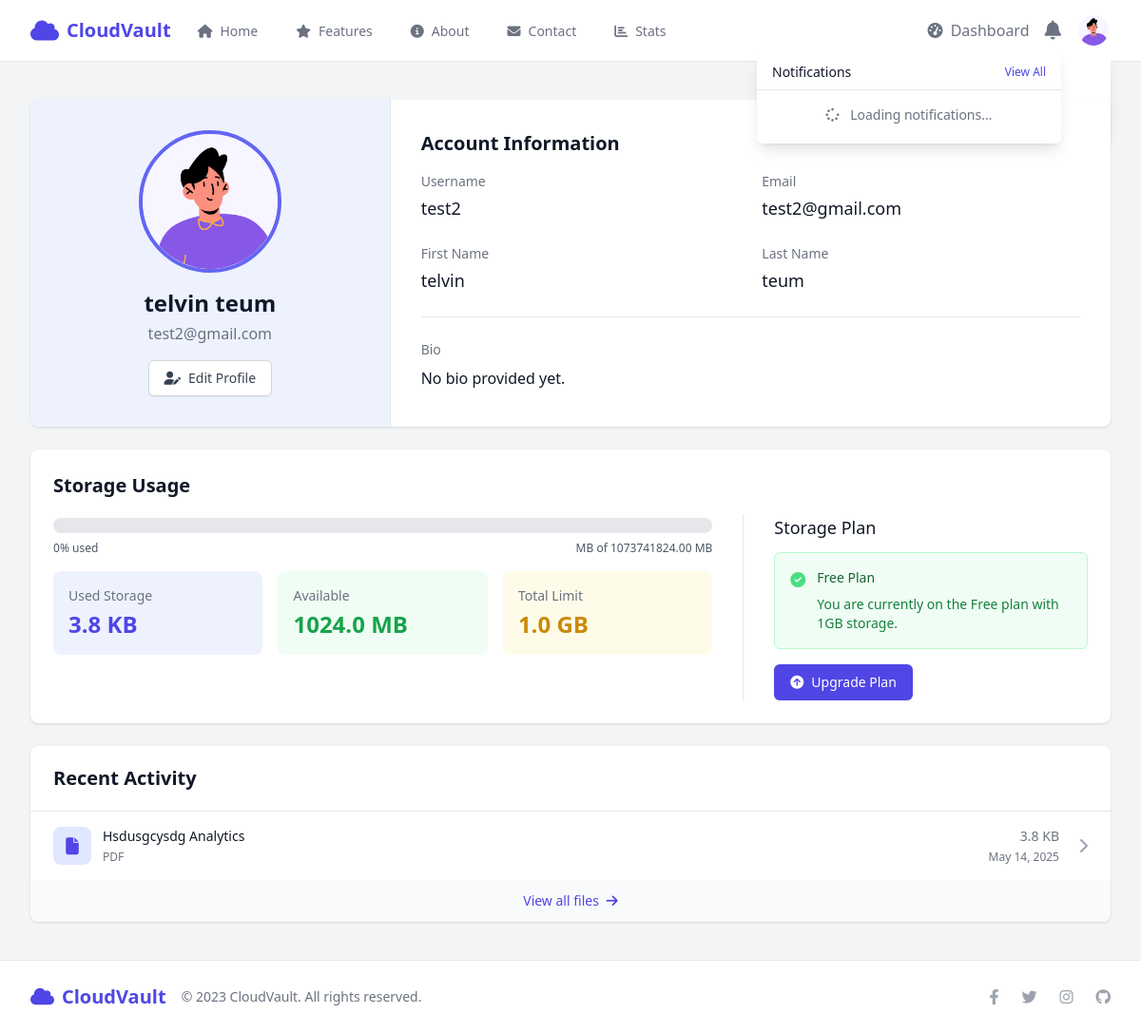
Before: /accounts/profile/ (signed in) with the older database file.
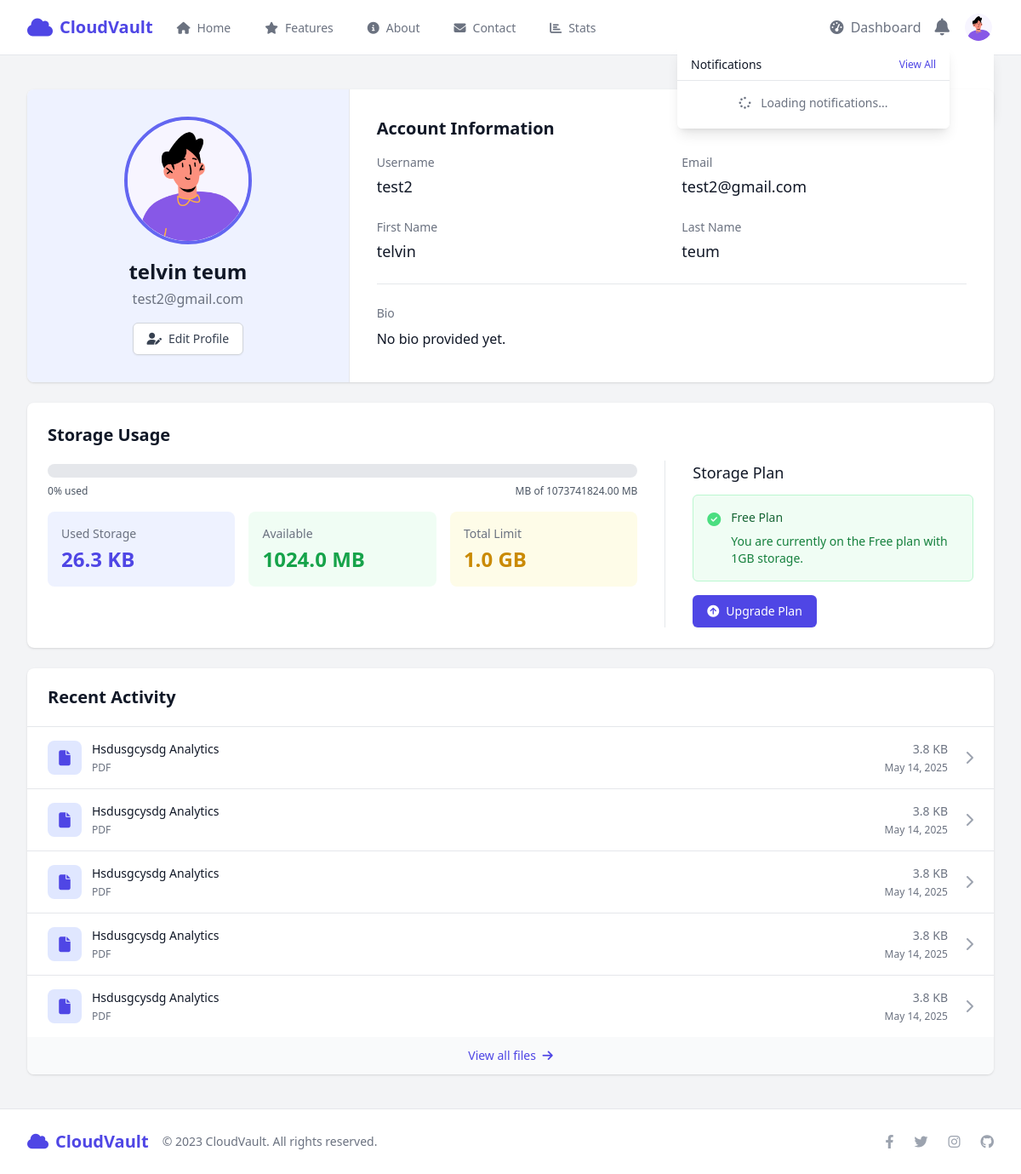
After: the same page with the newer database file.
### accounts/models.py (models this page shows, shortened)
class UserProfile(models.Model):
    user = models.OneToOneField(User, on_delete=models.CASCADE, related_name='profile')
    avatar = models.ImageField(upload_to=get_profile_image_path, default='profile_images/default.png')
    bio = models.TextField(max_length=500, blank=True)
    storage_used = models.BigIntegerField(default=0)  # Used storage in bytes
    storage_limit = models.BigIntegerField(default=1073741824)  # Default 1GB limit (in bytes)
    storage_limit_enforced = models.BooleanField(default=True)  # Whether to enforce storage limits
    last_storage_update = models.DateTimeField(auto_now=True)  # Track when storage was last updated
    def get_storage_usage_percentage(self):
        if self.storage_limit == 0:
            return 0
        return min(100, int((self.storage_used / self.storage_limit) * 100))
    def get_readable_storage_used(self):
        size = self.storage_used
        for unit in ['B', 'KB', 'MB', 'GB']:
            if size < 1024 or unit == 'GB':
                return f"{size:.1f} {unit}"
            size /= 1024
    def get_readable_storage_limit(self):
        size = self.storage_limit
        for unit in ['B', 'KB', 'MB', 'GB']:
            if size < 1024 or unit == 'GB':
                return f"{size:.1f} {unit}"
            size /= 1024
    def get_available_storage_readable(self):
        available = max(0, self.storage_limit - self.storage_used)
        size = available
        for unit in ['B', 'KB', 'MB', 'GB']:
            if size < 1024 or unit == 'GB':
                return f"{size:.1f} {unit}"
            size /= 1024

### files/models.py (models this page shows, shortened)
class FileItem(models.Model):
    user = models.ForeignKey(User, on_delete=models.CASCADE, related_name='files')
    title = models.CharField(max_length=255)
    description = models.TextField(blank=True, null=True)
    file = models.FileField(upload_to=get_file_path)
    file_size = models.BigIntegerField(default=0)  # Size in bytes
    category = models.ForeignKey(FileCategory, on_delete=models.SET_NULL, null=True, blank=True)
    folder = models.ForeignKey(Folder, on_delete=models.CASCADE, null=True, blank=True, related_name='files')
    is_favorite = models.BooleanField(default=False)
    is_public = models.BooleanField(default=False)
    created_at = models.DateTimeField(default=timezone.now)
    updated_at = models.DateTimeField(auto_now=True)
    deleted_at = models.DateTimeField(null=True, blank=True)  # For soft delete/trash functionality
    view_count = models.IntegerField(default=0)
    download_count = models.IntegerField(default=0)
    class Meta:
        ordering = ['-updated_at']
    def extension(self):
        return os.path.splitext(self.file.name)[1][1:].upper()
    def get_readable_file_size(self):
        return FileItem.get_readable_size(self.file_size)
    @classmethod
    def get_readable_size(cls, size_in_bytes):
        size = size_in_bytes
        for unit in ['B', 'KB', 'MB', 'GB']:
            if size < 1024 or unit == 'GB':
                return f"{size:.1f} {unit}"
            size /= 1024

### accounts/views.py (the view)
# urls.py: path('profile/', views.profile, name='profile'),
@login_required
def profile(request):
    storage_used = FileItem.objects.filter(user=request.user).aggregate(Sum('file_size'))['file_size__sum'] or 0
    profile = request.user.profile
    profile.storage_used = storage_used
    profile.save()
    recent_files = FileItem.objects.filter(user=request.user).order_by('-updated_at')[:5]
    context = {
        'user': request.user,
        'profile': profile,
        'recent_files': recent_files,
    }
    return render(request, 'accounts/profile.html', context)

### templates/accounts/profile.html (shortened to what the changed rows need)
{% extends 'base.html' %}
{% block content %}
<div class="bg-gray-100 min-h-[80vh] py-10">
    <div class="max-w-7xl mx-auto px-4 sm:px-6 lg:px-8">
        <div class="bg-white rounded-lg shadow overflow-hidden mb-6 fade-in">
            <div class="md:flex">
                <div class="md:w-1/3 bg-primary-50 p-8 flex flex-col items-center justify-center border-b md:border-b-0 md:border-r border-gray-200">
                    {% if profile.avatar %}
                        <img src="{{ profile.avatar.url }}" alt="{{ user.username }}" class="avatar-large mb-4">
                    {% else %}
                        <div class="w-32 h-32 rounded-full bg-primary-500 flex items-center justify-center text-white text-4xl mb-4">
                            {{ user.username|first|upper }}
                        </div>
                    {% endif %}
                    <h1 class="text-2xl font-bold text-gray-900 mb-1">{{ user.get_full_name|default:user.username }}</h1>
                    <p class="text-gray-500 mb-4">{{ user.email }}</p>
                    <a href="{% url 'accounts:profile_edit' %}" class="inline-flex items-center px-4 py-2 border border-gray-300 text-sm font-medium rounded-md shadow-sm text-gray-700 bg-white hover:bg-gray-50 focus:outline-none focus:ring-2 focus:ring-offset-2 focus:ring-primary-500">
                        <i class="fas fa-user-edit mr-2"></i> Edit Profile
                    </a>
                </div>
                <div class="md:w-2/3 p-8">
                    <h2 class="text-xl font-semibold text-gray-900 mb-4">Account Information</h2>
                    <div class="border-t border-gray-200 pt-6">
                        <h3 class="text-sm font-medium text-gray-500 mb-2">Bio</h3>
                        <p class="text-gray-900">{{ profile.bio|default:"No bio provided yet." }}</p>
                    </div>
                </div>
            </div>
        </div>
        <div class="bg-white rounded-lg shadow p-6 mb-6 fade-in">
            <h2 class="text-xl font-semibold text-gray-900 mb-4">Storage Usage</h2>
            <div class="flex flex-col md:flex-row items-center md:items-start">
                <div class="w-full md:w-2/3 pr-0 md:pr-8">
                    <div class="mb-4">
                        <div class="flex justify-between text-xs text-gray-600">
                            <span>{{ profile.get_storage_usage_percentage }}% used</span>
                            <span>{{ profile.get_storage_used|floatformat:2 }} MB of {{ profile.storage_limit|floatformat:2 }} MB</span>
                        </div>
                    </div>
                    <div class="grid grid-cols-1 md:grid-cols-3 gap-4">
                        <div class="p-4 bg-primary-50 rounded-lg stat-card">
                            <h3 class="text-sm font-medium text-gray-500 mb-1">Used Storage</h3>
                            <p class="text-2xl font-bold text-primary-600">{{ profile.get_readable_storage_used }}</p>
                        </div>
                        <div class="p-4 bg-green-50 rounded-lg stat-card">
                            <h3 class="text-sm font-medium text-gray-500 mb-1">Available</h3>
                            <p class="text-2xl font-bold text-green-600">{{ profile.get_available_storage_readable }}</p>
                        </div>
                        <div class="p-4 bg-yellow-50 rounded-lg stat-card">
                            <h3 class="text-sm font-medium text-gray-500 mb-1">Total Limit</h3>
                            <p class="text-2xl font-bold text-yellow-600">{{ profile.get_readable_storage_limit }}</p>
                        </div>
                    </div>
                </div>
            </div>
        </div>
        <div class="bg-white rounded-lg shadow overflow-hidden fade-in">
            <div class="px-6 py-5 border-b border-gray-200">
                <h2 class="text-xl font-semibold text-gray-900">Recent Activity</h2>
            </div>
            {% if recent_files %}
            <ul class="divide-y divide-gray-200">
                {% for file in recent_files %}
                <li class="hover:bg-gray-50">
                    <a href="{% url 'files:file_detail' file.id %}" class="block hover:bg-gray-50">
                        <div class="px-6 py-4 flex items-center">
                            <div class="w-10 h-10 flex-shrink-0 mr-3 rounded-lg bg-{{ file.category.color|default:'primary-100' }} flex items-center justify-center text-{{ file.category.color|default:'primary-600' }}">
                                <i class="fas fa-{{ file.category.icon|default:'file' }} text-lg"></i>
                            </div>
                            <div class="min-w-0 flex-1">
                                <div class="flex justify-between text-sm">
                                    <p class="font-medium text-gray-900 truncate">{{ file.title }}</p>
                                    <p class="ml-2 flex-shrink-0 text-gray-500">{{ file.get_readable_file_size }}</p>
                                </div>
                                <div class="flex justify-between text-xs mt-1">
                                    <p class="text-gray-500">
                                        <span class="uppercase font-medium">{{ file.extension }}</span>
                                    </p>
                                    <p class="text-gray-500">{{ file.updated_at|date:"M d, Y" }}</p>
                                </div>
                            </div>
                            <div class="ml-5">
                                <i class="fas fa-chevron-right text-gray-400"></i>
                            </div>
                        </div>
                    </a>
                </li>
                {% endfor %}
            </ul>
            {% endif %}
        </div>
    </div>
</div>
{% endblock %}

Changed rows visible on the page:
changed UserProfile "1024.0 MB": get_readable_storage_used "3.8 KB" → "26.3 KB"
added FileItem: title "Hsdusgcysdg Analytics", get_readable_file_size "3.8 KB", extension "PDF", updated_at "May 14, 2025"
added FileItem: title "Hsdusgcysdg Analytics", get_readable_file_size "3.8 KB", extension "PDF", updated_at "May 14, 2025"
added FileItem: title "Hsdusgcysdg Analytics", get_readable_file_size "3.8 KB", extension "PDF", updated_at "May 14, 2025"
added FileItem: title "Hsdusgcysdg Analytics", get_readable_file_size "3.8 KB", extension "PDF", updated_at "May 14, 2025"
